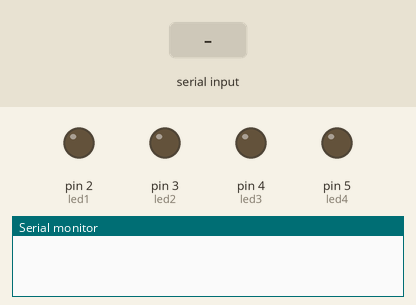
Recording of a sketch running on a simulated Arduino Uno, built with avr-gcc and run on an emulated ATmega328P. On the bench: output pins drawn as LEDs (lit = HIGH), the last lines printed to the serial monitor. The inputs (shaded band) are chosen by the test bench.

Above: at 1.2 s.
1.3 s: "2\n" received over Serial
At 1.6 s:
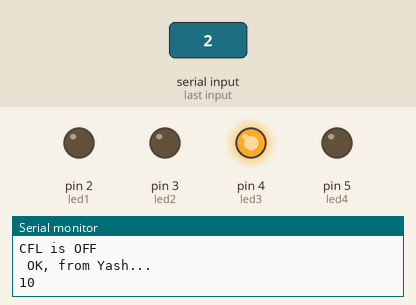
2.8 s: byte 51 (51) received over Serial
At 3.9 s:
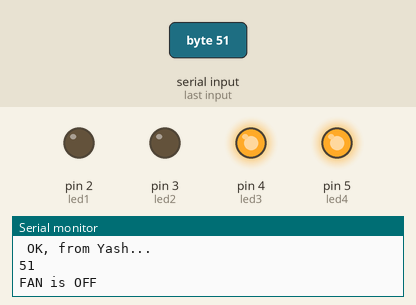
4.3 s: byte 50 (50) received over Serial
At 5.1 s:
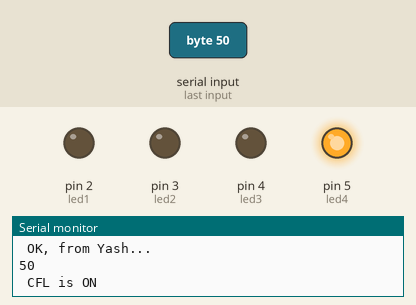
5.8 s: byte 48 (48) received over Serial
7.3 s: "0\n" received over Serial
At 8.5 s:
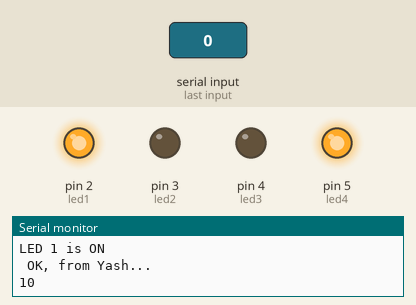
8.8 s: "3\n" received over Serial
At 9.7 s:
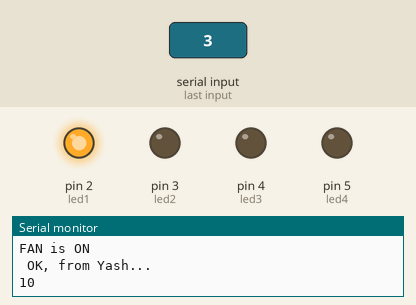
Timing chart, 0 to 11.3 s (numbered marks = the images above; inputs shaded):
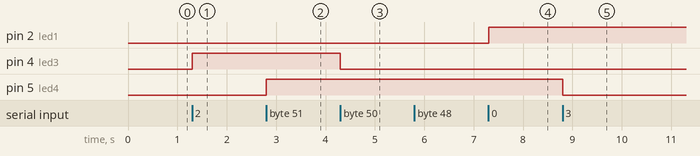

The sketch:

BluetoothLeds_example_ALT_V4.ino
```cpp
#include<SoftwareSerial.h>

#define led1 2
#define led2 3
#define led3 4
#define led4 5

int data;
String cmd;
int on1 = 1, on2 = 1, on3 = 1, on4 = 1, onAll = 1;
void setup()
{
  Serial.begin(9600);
  pinMode(led1, OUTPUT);
  pinMode(led2, OUTPUT);
  pinMode(led3, OUTPUT);
  pinMode(led4, OUTPUT);
}
void loop()
{
  if (Serial.available() > 0)
  {
    data = Serial.read();
    if(cmd=="LED on"){data=48;}
    if(cmd=="LED off"){data=49;}
    Serial.print(" OK, from Yash...");  Serial.print("\n");  Serial.print(data);  Serial.print("\n");

    switch(data){
      case 48:  if(on1==0) {digitalWrite(led1, HIGH); Serial.print("LED 1 is ON\n"); on1 = 1;} else if(on1==1) {digitalWrite(led1, LOW); Serial.print("LED 1 is OFF\n"); on1=0;} break;

      case 49:  if(on2==0) {analogWrite(led2, 255); on2 = 1;Serial.print("LED 2 is ON\n");} else {analogWrite(led2, 0); on2=0;Serial.print("LED 2 is OFF\n");} break;

      case 50:  if(on3==0) {digitalWrite(led3, LOW); on3 = 1;Serial.print(" CFL is ON\n");} else {digitalWrite(led3, HIGH); on3=0;Serial.print("CFL is OFF\n");} break;

      case 51:  if(on4==0) {digitalWrite(led4, LOW); on4 = 1;Serial.print("FAN is ON\n");} else {digitalWrite(led4, HIGH); on4=0;Serial.print("FAN is OFF\n");} break;

      case 52:  if(onAll==0) {
                   digitalWrite(led1, HIGH); onAll = 1; on1 = 1;
                   analogWrite(led2, 255); onAll = 1; on2 = 1;
                   digitalWrite(led3, LOW); onAll = 1; on3 = 1;
                   digitalWrite(led4, LOW); onAll = 1; on4 = 1;
                }
                else {
                   digitalWrite(led1, LOW); onAll = 0; on1 = 0;
                   analogWrite(led2, 0); onAll = 0; on2 = 0;
                   digitalWrite(led3, HIGH); onAll = 0; on3 = 0;
                   digitalWrite(led4, HIGH); onAll = 0; on4 = 0;
                } break;
    }
  }
}
```

Measured:
- after the input at 1.3 s, pin 4 (led3): LOW → HIGH at once
- after the input at 2.8 s, pin 5 (led4): LOW → HIGH at once
- after the input at 4.3 s, pin 4 (led3): HIGH → LOW at once
- after the input at 7.3 s, pin 2 (led1): LOW → HIGH at once
- after the input at 8.8 s, pin 5 (led4): HIGH → LOW at once
